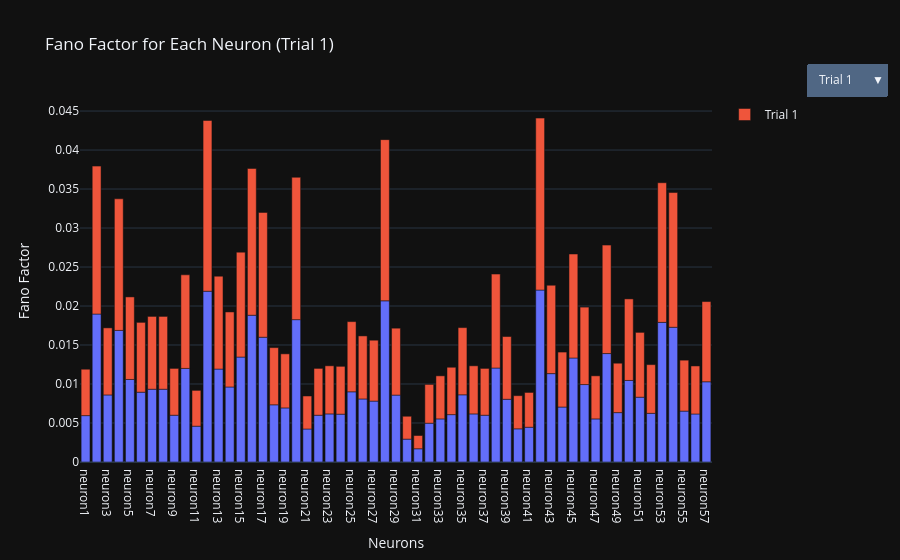

Notebook code for this chart:
### Code cell
fano_factor_data = []
for i, fano_factor in enumerate(fano_factor_trials):
    for j, value in enumerate(fano_factor):
        fano_factor_data.append({
            "Trial": f"Trial {i+1}",
            "Neuron": f"neuron{j+1}",
            "Fano Factor": value
        })
fano_factor_df = pd.DataFrame(fano_factor_data)

default_trial = "Trial 1"

fig = px.bar(
    fano_factor_df[fano_factor_df["Trial"] == default_trial],
    x="Neuron",
    y="Fano Factor",
    title=f"Fano Factor for Each Neuron ({default_trial})"
)

for trial in fano_factor_df["Trial"].unique():
    visible = (trial == default_trial)
    trace_data = fano_factor_df[fano_factor_df["Trial"] == trial]
    fig.add_bar(
        x=trace_data["Neuron"],
        y=trace_data["Fano Factor"],
        name=trial,
        visible=visible
    )

fig.update_layout(
    updatemenus=[
        dict(
            buttons=[
                dict(
                    label=trial,
                    method="update",
                    args=[
                        {"visible": [
                            (t == trial) for t in fano_factor_df["Trial"].unique()
                        ]},
                        {"title": f"Fano Factor for Each Neuron ({trial})"}
                    ]
                ) for trial in fano_factor_df["Trial"].unique()
            ],
            direction="down",
            showactive=True,
            x=1.15,
            y=1.1,
            xanchor="left"
        )
    ],
    xaxis_title="Neurons",
    yaxis_title="Fano Factor"
)

fig.show()

### Figure 1 — Plotly figure (JSON) as saved in the notebook; plotly's stock layout.template omitted (floating-point values rounded to 4 significant figures)
{"data": [{"hovertemplate": "Neuron=%{x}<br>Fano Factor=%{y}<extra></extra>", "legendgroup": "", "marker": {"color": "#636efa", "pattern": {"shape": ""}}, "name": "", "orientation": "v", "showlegend": false, "textposition": "auto", "type": "bar", "x": ["neuron1", "neuron2", "neuron3", "neuron4", "neuron5", "neuron6", "neuron7", "neuron8", "neuron9", "neuron10", "neuron11", "neuron12", "neuron13", "neuron14", "neuron15", "neuron16", "neuron17", "neuron18", "neuron19", "neuron20", "neuron21", "neuron22", "neuron23", "neuron24", "neuron25", "neuron26", "neuron27", "neuron28", "neuron29", "neuron30", "neuron31", "neuron32", "neuron33", "neuron34", "neuron35", "neuron36", "neuron37", "neuron38", "neuron39", "neuron40", "neuron41", "neuron42", "neuron43", "neuron44", "neuron45", "neuron46", "neuron47", "neuron48", "neuron49", "neuron50", "neuron51", "neuron52", "neuron53", "neuron54", "neuron55", "neuron56", "neuron57"], "xaxis": "x", "y": [0.005949, 0.01897, 0.008598, 0.01687, 0.01058, 0.008952, 0.009333, 0.009333, 0.006, 0.012, 0.004593, 0.0219, 0.01191, 0.009619, 0.01345, 0.01882, 0.016, 0.007333, 0.006933, 0.01825, 0.004232, 0.006, 0.006167, 0.006133, 0.009, 0.008083, 0.00781, 0.02067, 0.00858, 0.002933, 0.001697, 0.004974, 0.005524, 0.006074, 0.008615, 0.006167, 0.006, 0.01205, 0.008043, 0.004252, 0.00446, 0.02205, 0.01133, 0.007048, 0.01333, 0.00993, 0.005524, 0.0139, 0.006333, 0.01046, 0.00831, 0.006242, 0.0179, 0.01728, 0.006529, 0.006157, 0.01029], "yaxis": "y"}, {"name": "Trial 1", "type": "bar", "visible": true, "x": ["neuron1", "neuron2", "neuron3", "neuron4", "neuron5", "neuron6", "neuron7", "neuron8", "neuron9", "neuron10", "neuron11", "neuron12", "neuron13", "neuron14", "neuron15", "neuron16", "neuron17", "neuron18", "neuron19", "neuron20", "neuron21", "neuron22", "neuron23", "neuron24", "neuron25", "neuron26", "neuron27", "neuron28", "neuron29", "neuron30", "neuron31", "neuron32", "neuron33", "neuron34", "neuron35", "neuron36", "neuron37", "neuron38", "neuron39", "neuron40", "neuron41", "neuron42", "neuron43", "neuron44", "neuron45", "neuron46", "neuron47", "neuron48", "neuron49", "neuron50", "neuron51", "neuron52", "neuron53", "neuron54", "neuron55", "neuron56", "neuron57"], "y": [0.005949, 0.01897, 0.008598, 0.01687, 0.01058, 0.008952, 0.009333, 0.009333, 0.006, 0.012, 0.004593, 0.0219, 0.01191, 0.009619, 0.01345, 0.01882, 0.016, 0.007333, 0.006933, 0.01825, 0.004232, 0.006, 0.006167, 0.006133, 0.009, 0.008083, 0.00781, 0.02067, 0.00858, 0.002933, 0.001697, 0.004974, 0.005524, 0.006074, 0.008615, 0.006167, 0.006, 0.01205, 0.008043, 0.004252, 0.00446, 0.02205, 0.01133, 0.007048, 0.01333, 0.00993, 0.005524, 0.0139, 0.006333, 0.01046, 0.00831, 0.006242, 0.0179, 0.01728, 0.006529, 0.006157, 0.01029]}, {"name": "Trial 2", "type": "bar", "visible": false, "x": ["neuron1", "neuron2", "neuron3", "neuron4", "neuron5", "neuron6", "neuron7", "neuron8", "neuron9", "neuron10", "neuron11", "neuron12", "neuron13", "neuron14", "neuron15", "neuron16", "neuron17", "neuron18", "neuron19", "neuron20", "neuron21", "neuron22", "neuron23", "neuron24", "neuron25", "neuron26", "neuron27", "neuron28", "neuron29", "neuron30", "neuron31", "neuron32", "neuron33", "neuron34", "neuron35", "neuron36", "neuron37", "neuron38", "neuron39", "neuron40", "neuron41", "neuron42", "neuron43", "neuron44", "neuron45", "neuron46", "neuron47", "neuron48", "neuron49", "neuron50", "neuron51", "neuron52", "neuron53", "neuron54", "neuron55", "neuron56", "neuron57"], "y": [0.01058, 0.01217, 0.008121, 0.003667, 0.008444, 0.01672, 0.01364, 0.006381, 0.01133, 0.01867, 0.008912, 0.02067, 0.004485, 0.01558, 0.008667, 0.02076, 0.006807, 0.02356, 0.004333, 0.01933, 0.01533, 0.02552, 0.02441, 0.01867, 0.006303, 0.007333, 0.006222, 0.004667, 0.02058, 0.009667, 0.006902, 0.009333, 0.0138, 0.005949, 0.006222, 0.008, 0.01683, 0.01267, 0.03867, 0.009333, 0.009026, 0.02967, 0.009238, 0.01067, 0.006222, 0.009255, 0.01523, 0.01033, 0.01984, 0.008, 0.02249, 0.0247, 0.012, 0.009939, 0.004952, 0.006, 0.01033]}, {"name": "Trial 3", "type": "bar", "visible": false, "x": ["neuron1", "neuron2", "neuron3", "neuron4", "neuron5", "neuron6", "neuron7", "neuron8", "neuron9", "neuron10", "neuron11", "neuron12", "neuron13", "neuron14", "neuron15", "neuron16", "neuron17", "neuron18", "neuron19", "neuron20", "neuron21", "neuron22", "neuron23", "neuron24", "neuron25", "neuron26", "neuron27", "neuron28", "neuron29", "neuron30", "neuron31", "neuron32", "neuron33", "neuron34", "neuron35", "neuron36", "neuron37", "neuron38", "neuron39", "neuron40", "neuron41", "neuron42", "neuron43", "neuron44", "neuron45", "neuron46", "neuron47", "neuron48", "neuron49", "neuron50", "neuron51", "neuron52", "neuron53", "neuron54", "neuron55", "neuron56", "neuron57"], "y": [0.006833, 0.006841, 0.008167, 0.003649, 0.005725, 0.008078, 0.004333, 0.009667, 0.005744, 0.008667, 0.004952, 0.004571, 0.007333, 0.006381, 0.008121, 0.01308, 0.008083, 0.00786, 0.01056, 0.005754, 0.01514, 0.007, 0.003649, 0.005778, 0.01183, 0.01267, 0.008078, 0.007487, 0.005949, 0.009879, 0.01067, 0.006381, 0.009939, 0.007429, 0.01207, 0.007667, 0.008444, 0.006902, 0.007487, 0.007667, 0.007429, 0.006833, 0.007, 0.004333, 0.012, 0.009939, 0.003667, 0.01518, 0.009333, 0.009333, 0.009333, 0.01056, 0.008667, 0.006833, 0.0121, 0.008083, 0.008078]}, {"name": "Trial 4", "type": "bar", "visible": false, "x": ["neuron1", "neuron2", "neuron3", "neuron4", "neuron5", "neuron6", "neuron7", "neuron8", "neuron9", "neuron10", "neuron11", "neuron12", "neuron13", "neuron14", "neuron15", "neuron16", "neuron17", "neuron18", "neuron19", "neuron20", "neuron21", "neuron22", "neuron23", "neuron24", "neuron25", "neuron26", "neuron27", "neuron28", "neuron29", "neuron30", "neuron31", "neuron32", "neuron33", "neuron34", "neuron35", "neuron36", "neuron37", "neuron38", "neuron39", "neuron40", "neuron41", "neuron42", "neuron43", "neuron44", "neuron45", "neuron46", "neuron47", "neuron48", "neuron49", "neuron50", "neuron51", "neuron52", "neuron53", "neuron54", "neuron55", "neuron56", "neuron57"], "y": [0.005149, 0.01837, 0.008667, 0.009818, 0.005333, 0.008952, 0.01098, 0.008, 0.008036, 0.0157, 0.003848, 0.01083, 0.01342, 0.007398, 0.01708, 0.00851, 0.01204, 0.01652, 0.008333, 0.01263, 0.008074, 0.01426, 0.01098, 0.005901, 0.005333, 0.01544, 0.01224, 0.01367, 0.008667, 0.007, 0.00781, 0.005149, 0.01193, 0.002729, 0.005481, 0.01145, 0.0101, 0.01079, 0.01656, 0.008029, 0.01157, 0.007922, 0.009833, 0.01449, 0.007077, 0.009978, 0.006667, 0.006667, 0.008036, 0.008952, 0.009143, 0.01242, 0.007908, 0.005101, 0.02209, 0.02288, 0.01352]}, {"name": "Trial 5", "type": "bar", "visible": false, "x": ["neuron1", "neuron2", "neuron3", "neuron4", "neuron5", "neuron6", "neuron7", "neuron8", "neuron9", "neuron10", "neuron11", "neuron12", "neuron13", "neuron14", "neuron15", "neuron16", "neuron17", "neuron18", "neuron19", "neuron20", "neuron21", "neuron22", "neuron23", "neuron24", "neuron25", "neuron26", "neuron27", "neuron28", "neuron29", "neuron30", "neuron31", "neuron32", "neuron33", "neuron34", "neuron35", "neuron36", "neuron37", "neuron38", "neuron39", "neuron40", "neuron41", "neuron42", "neuron43", "neuron44", "neuron45", "neuron46", "neuron47", "neuron48", "neuron49", "neuron50", "neuron51", "neuron52", "neuron53", "neuron54", "neuron55", "neuron56", "neuron57"], "y": [0.007487, 0.004952, 0.008, 0.01133, 0.01217, 0.009939, 0.009965, 0.008444, 0.01176, 0.009111, 0.01467, 0.01079, 0.009965, 0.007333, 0.01358, 0.01467, 0.01312, 0.0121, 0.008381, 0.004667, 0.005971, 0.006815, 0.01364, 0.008381, 0.00897, 0.005619, 0.01767, 0.01102, 0.00786, 0.006242, 0.004571, 0.007333, 0.008043, 0.01203, 0.01733, 0.005462, 0.005569, 0.01628, 0.012, 0.007218, 0.007238, 0.009287, 0.01396, 0.001897, 0.01817, 0.01206, 0.004952, 0.009984, 0.006, 0.005333, 0.008, 0.005971, 0.004667, 0.01274, 0.006095, 0.01118, 0.008821]}, {"name": "Trial 6", "type": "bar", "visible": false, "x": ["neuron1", "neuron2", "neuron3", "neuron4", "neuron5", "neuron6", "neuron7", "neuron8", "neuron9", "neuron10", "neuron11", "neuron12", "neuron13", "neuron14", "neuron15", "neuron16", "neuron17", "neuron18", "neuron19", "neuron20", "neuron21", "neuron22", "neuron23", "neuron24", "neuron25", "neuron26", "neuron27", "neuron28", "neuron29", "neuron30", "neuron31", "neuron32", "neuron33", "neuron34", "neuron35", "neuron36", "neuron37", "neuron38", "neuron39", "neuron40", "neuron41", "neuron42", "neuron43", "neuron44", "neuron45", "neuron46", "neuron47", "neuron48", "neuron49", "neuron50", "neuron51", "neuron52", "neuron53", "neuron54", "neuron55", "neuron56", "neuron57"], "y": [0.00917, 0.02202, 0.01876, 0.01297, 0.01036, 0.01586, 0.01393, 0.007583, 0.01892, 0.01154, 0.01058, 0.02712, 0.01403, 0.0118, 0.006238, 0.002922, 0.02295, 0.009214, 0.0186, 0.01128, 0.0166, 0.01467, 0.01467, 0.01125, 0.01067, 0.005987, 0.01964, 0.01655, 0.01186, 0.01393, 0.006103, 0.007879, 0.01415, 0.006667, 0.005922, 0.01526, 0.01173, 0.0139, 0.007167, 0.01387, 0.01011, 0.01409, 0.009556, 0.01017, 0.01832, 0.0114, 0.01241, 0.01413, 0.01033, 0.00892, 0.009795, 0.01115, 0.007714, 0.01297, 0.0177, 0.01517, 0.01357]}, {"name": "Trial 7", "type": "bar", "visible": false, "x": ["neuron1", "neuron2", "neuron3", "neuron4", "neuron5", "neuron6", "neuron7", "neuron8", "neuron9", "neuron10", "neuron11", "neuron12", "neuron13", "neuron14", "neuron15", "neuron16", "neuron17", "neuron18", "neuron19", "neuron20", "neuron21", "neuron22", "neuron23", "neuron24", "neuron25", "neuron26", "neuron27", "neuron28", "neuron29", "neuron30", "neuron31", "neuron32", "neuron33", "neuron34", "neuron35", "neuron36", "neuron37", "neuron38", "neuron39", "neuron40", "neuron41", "neuron42", "neuron43", "neuron44", "neuron45", "neuron46", "neuron47", "neuron48", "neuron49", "neuron50", "neuron51", "neuron52", "neuron53", "neuron54", "neuron55", "neuron56", "neuron57"], "y": [0.01558, 0.01897, 0.02451, 0.01628, 0.01549, 0.01267, 0.01126, 0.02831, 0.02378, 0.02207, 0.03011, 0.01802, 0.02169, 0.02067, 0.01787, 0.04315, 0.02101, 0.02611, 0.0148, 0.0102, 0.01696, 0.02333, 0.048, 0.02552, 0.02207, 0.03323, 0.008, 0.0299, 0.03285, 0.02359, 0.01952, 0.02882, 0.01742, 0.01274, 0.04079, 0.01679, 0.014, 0.02248, 0.02559, 0.008, 0.01385, 0.01705, 0.01267, 0.0138, 0.01752, 0.01267, 0.01271, 0.01039, 0.007497, 0.004667, 0.01207, 0.01993, 0.007908, 0.014, 0.009212, 0.01267, 0.01574]}, {"name": "Trial 8", "type": "bar", "visible": false, "x": ["neuron1", "neuron2", "neuron3", "neuron4", "neuron5", "neuron6", "neuron7", "neuron8", "neuron9", "neuron10", "neuron11", "neuron12", "neuron13", "neuron14", "neuron15", "neuron16", "neuron17", "neuron18", "neuron19", "neuron20", "neuron21", "neuron22", "neuron23", "neuron24", "neuron25", "neuron26", "neuron27", "neuron28", "neuron29", "neuron30", "neuron31", "neuron32", "neuron33", "neuron34", "neuron35", "neuron36", "neuron37", "neuron38", "neuron39", "neuron40", "neuron41", "neuron42", "neuron43", "neuron44", "neuron45", "neuron46", "neuron47", "neuron48", "neuron49", "neuron50", "neuron51", "neuron52", "neuron53", "neuron54", "neuron55", "neuron56", "neuron57"], "y": [0.003167, 0.01191, 0.0141, 0.01013, 0.01067, 0.005971, 0.01124, 0.007282, 0.01253, 0.01983, 0.01628, 0.008821, 0.005667, 0.008667, 0.008821, 0.01052, 0.00851, 0.01233, 0.007667, 0.01505, 0.01396, 0.01119, 0.01261, 0.005667, 0.003649, 0.01653, 0.008667, 0.007048, 0.01523, 0.01124, 0.006841, 0.00897, 0.012, 0.0065, 0.007733, 0.007333, 0.007667, 0.005333, 0.014, 0.005667, 0.008078, 0.009098, 0.01749, 0.002667, 0.006902, 0.00858, 0.004667, 0.008051, 0.008222, 0.007152, 0.008821, 0.01793, 0.006807, 0.012, 0.01062, 0.01219, 0.006902]}, {"name": "Trial 9", "type": "bar", "visible": false, "x": ["neuron1", "neuron2", "neuron3", "neuron4", "neuron5", "neuron6", "neuron7", "neuron8", "neuron9", "neuron10", "neuron11", "neuron12", "neuron13", "neuron14", "neuron15", "neuron16", "neuron17", "neuron18", "neuron19", "neuron20", "neuron21", "neuron22", "neuron23", "neuron24", "neuron25", "neuron26", "neuron27", "neuron28", "neuron29", "neuron30", "neuron31", "neuron32", "neuron33", "neuron34", "neuron35", "neuron36", "neuron37", "neuron38", "neuron39", "neuron40", "neuron41", "neuron42", "neuron43", "neuron44", "neuron45", "neuron46", "neuron47", "neuron48", "neuron49", "neuron50", "neuron51", "neuron52", "neuron53", "neuron54", "neuron55", "neuron56", "neuron57"], "y": [0.009287, 0.01804, 0.01425, 0.01489, 0.01974, 0.01164, 0.01422, 0.01261, 0.01574, 0.01151, 0.006556, 0.02292, 0.01333, 0.00781, 0.003436, 0.00786, 0.01035, 0.01496, 0.01449, 0.01969, 0.0129, 0.01263, 0.007111, 0.01322, 0.01276, 0.01533, 0.008833, 0.01361, 0.00852, 0.01115, 0.01062, 0.02, 0.0129, 0.01039, 0.0158, 0.01404, 0.007714, 0.001509, 0.01304, 0.01629, 0.01205, 0.002833, 0.02101, 0.004917, 0.01204, 0.02038, 0.004124, 0.008667, 0.01124, 0.01614, 0.0173, 0.0111, 0.01574, 0.01733, 0.01276, 0.009117, 0.007333]}, {"name": "Trial 10", "type": "bar", "visible": false, "x": ["neuron1", "neuron2", "neuron3", "neuron4", "neuron5", "neuron6", "neuron7", "neuron8", "neuron9", "neuron10", "neuron11", "neuron12", "neuron13", "neuron14", "neuron15", "neuron16", "neuron17", "neuron18", "neuron19", "neuron20", "neuron21", "neuron22", "neuron23", "neuron24", "neuron25", "neuron26", "neuron27", "neuron28", "neuron29", "neuron30", "neuron31", "neuron32", "neuron33", "neuron34", "neuron35", "neuron36", "neuron37", "neuron38", "neuron39", "neuron40", "neuron41", "neuron42", "neuron43", "neuron44", "neuron45", "neuron46", "neuron47", "neuron48", "neuron49", "neuron50", "neuron51", "neuron52", "neuron53", "neuron54", "neuron55", "neuron56", "neuron57"], "y": [0.009255, 0.01267, 0.009255, 0.008078, 0.006667, 0.009333, 0.005667, 0.004424, 0.009449, 0.009978, 0.01205, 0.0101, 0.01352, 0.009333, 0.0115, 0.009778, 0.009658, 0.01267, 0.009449, 0.008821, 0.007218, 0.007556, 0.01013, 0.01276, 0.009333, 0.007733, 0.01578, 0.01067, 0.005839, 0.009977, 0.006513, 0.007152, 0.01933, 0.01204, 0.01054, 0.008912, 0.006133, 0.0226, 0.009333, 0.01505, 0.004974, 0.01117, 0.01173, 0.01044, 0.01728, 0.009686, 0.009287, 0.00897, 0.01133, 0.006242, 0.006242, 0.01204, 0.01052, 0.01333, 0.01554, 0.014, 0.01343]}, {"name": "Trial 11", "type": "bar", "visible": false, "x": ["neuron1", "neuron2", "neuron3", "neuron4", "neuron5", "neuron6", "neuron7", "neuron8", "neuron9", "neuron10", "neuron11", "neuron12", "neuron13", "neuron14", "neuron15", "neuron16", "neuron17", "neuron18", "neuron19", "neuron20", "neuron21", "neuron22", "neuron23", "neuron24", "neuron25", "neuron26", "neuron27", "neuron28", "neuron29", "neuron30", "neuron31", "neuron32", "neuron33", "neuron34", "neuron35", "neuron36", "neuron37", "neuron38", "neuron39", "neuron40", "neuron41", "neuron42", "neuron43", "neuron44", "neuron45", "neuron46", "neuron47", "neuron48", "neuron49", "neuron50", "neuron51", "neuron52", "neuron53", "neuron54", "neuron55", "neuron56", "neuron57"], "y": [0.006902, 0.01979, 0.01333, 0.01127, 0.01333, 0.03413, 0.01567, 0.01867, 0.01467, 0.02423, 0.03054, 0.01554, 0.03348, 0.01173, 0.02365, 0.01267, 0.02267, 0.03442, 0.02804, 0.01467, 0.01695, 0.02373, 0.03988, 0.01567, 0.02773, 0.02075, 0.02607, 0.01289, 0.01317, 0.01467, 0.005949, 0.02089, 0.0226, 0.012, 0.01136, 0.0357, 0.01364, 0.02442, 0.01367, 0.0119, 0.00771, 0.02167, 0.012, 0.00786, 0.01733, 0.01941, 0.036, 0.01136, 0.007167, 0.01653, 0.01808, 0.01352, 0.006889, 0.02806, 0.0319, 0.008351, 0.009939]}, {"name": "Trial 12", "type": "bar", "visible": false, "x": ["neuron1", "neuron2", "neuron3", "neuron4", "neuron5", "neuron6", "neuron7", "neuron8", "neuron9", "neuron10", "neuron11", "neuron12", "neuron13", "neuron14", "neuron15", "neuron16", "neuron17", "neuron18", "neuron19", "neuron20", "neuron21", "neuron22", "neuron23", "neuron24", "neuron25", "neuron26", "neuron27", "neuron28", "neuron29", "neuron30", "neuron31", "neuron32", "neuron33", "neuron34", "neuron35", "neuron36", "neuron37", "neuron38", "neuron39", "neuron40", "neuron41", "neuron42", "neuron43", "neuron44", "neuron45", "neuron46", "neuron47", "neuron48", "neuron49", "neuron50", "neuron51", "neuron52", "neuron53", "neuron54", "neuron55", "neuron56", "neuron57"], "y": [0.00381, 0.007908, 0.002974, 0.00446, 0.004817, 0.03136, 0.01179, 0.003852, 0.004533, 0.01519, 0.008889, 0.005569, 0.01267, 0.004593, 0.008036, 0.007218, 0.01885, 0.009333, 0.003804, 0.004667, 0.006414, 0.0101, 0.00771, 0.005333, 0.004252, 0.004364, 0.008533, 0.00993, 0.008615, 0.004444, 0.002833, 0.004, 0.01067, 0.003758, 0.007218, 0.006725, 0.003527, 0.004333, 0.004303, 0.002631, 0.003429, 0.003088, 0.01295, 0.006246, 0.004551, 0.006182, 0.006246, 0.006721, 0.01169, 0.007545, 0.004513, 0.01521, 0.009333, 0.009818, 0.006222, 0.005193, 0.003216]}], "layout": {"barmode": "relative", "legend": {"tracegroupgap": 0}, "title": {"text": "Fano Factor for Each Neuron (Trial 1)"}, "updatemenus": [{"buttons": [{"args": [{"visible": [true, false, false, false, false, false, false, false, false, false, false, false]}, {"title": "Fano Factor for Each Neuron (Trial 1)"}], "label": "Trial 1", "method": "update"}, {"args": [{"visible": [false, true, false, false, false, false, false, false, false, false, false, false]}, {"title": "Fano Factor for Each Neuron (Trial 2)"}], "label": "Trial 2", "method": "update"}, {"args": [{"visible": [false, false, true, false, false, false, false, false, false, false, false, false]}, {"title": "Fano Factor for Each Neuron (Trial 3)"}], "label": "Trial 3", "method": "update"}, {"args": [{"visible": [false, false, false, true, false, false, false, false, false, false, false, false]}, {"title": "Fano Factor for Each Neuron (Trial 4)"}], "label": "Trial 4", "method": "update"}, {"args": [{"visible": [false, false, false, false, true, false, false, false, false, false, false, false]}, {"title": "Fano Factor for Each Neuron (Trial 5)"}], "label": "Trial 5", "method": "update"}, {"args": [{"visible": [false, false, false, false, false, true, false, false, false, false, false, false]}, {"title": "Fano Factor for Each Neuron (Trial 6)"}], "label": "Trial 6", "method": "update"}, {"args": [{"visible": [false, false, false, false, false, false, true, false, false, false, false, false]}, {"title": "Fano Factor for Each Neuron (Trial 7)"}], "label": "Trial 7", "method": "update"}, {"args": [{"visible": [false, false, false, false, false, false, false, true, false, false, false, false]}, {"title": "Fano Factor for Each Neuron (Trial 8)"}], "label": "Trial 8", "method": "update"}, {"args": [{"visible": [false, false, false, false, false, false, false, false, true, false, false, false]}, {"title": "Fano Factor for Each Neuron (Trial 9)"}], "label": "Trial 9", "method": "update"}, {"args": [{"visible": [false, false, false, false, false, false, false, false, false, true, false, false]}, {"title": "Fano Factor for Each Neuron (Trial 10)"}], "label": "Trial 10", "method": "update"}, {"args": [{"visible": [false, false, false, false, false, false, false, false, false, false, true, false]}, {"title": "Fano Factor for Each Neuron (Trial 11)"}], "label": "Trial 11", "method": "update"}, {"args": [{"visible": [false, false, false, false, false, false, false, false, false, false, false, true]}, {"title": "Fano Factor for Each Neuron (Trial 12)"}], "label": "Trial 12", "method": "update"}], "direction": "down", "showactive": true, "x": 1.15, "xanchor": "left", "y": 1.1}], "xaxis": {"anchor": "y", "domain": [0, 1], "title": {"text": "Neurons"}}, "yaxis": {"anchor": "x", "domain": [0, 1], "title": {"text": "Fano Factor"}}}}
